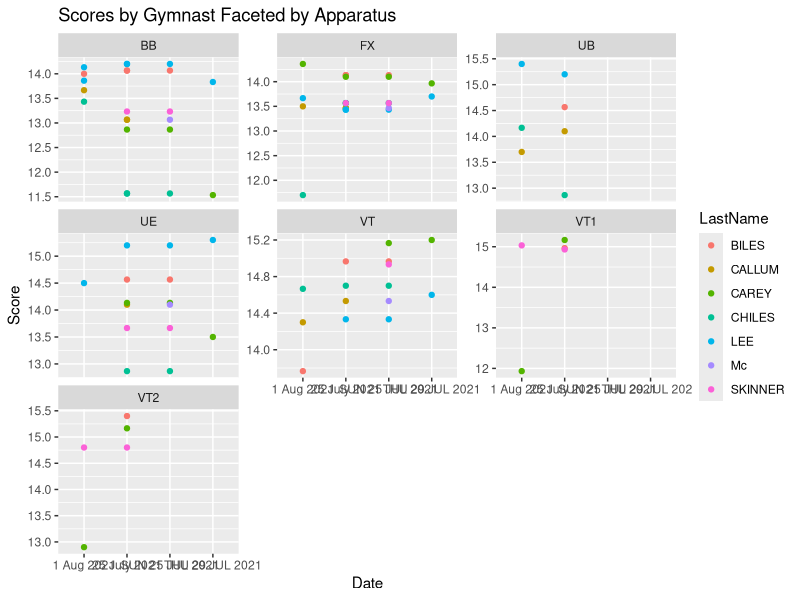
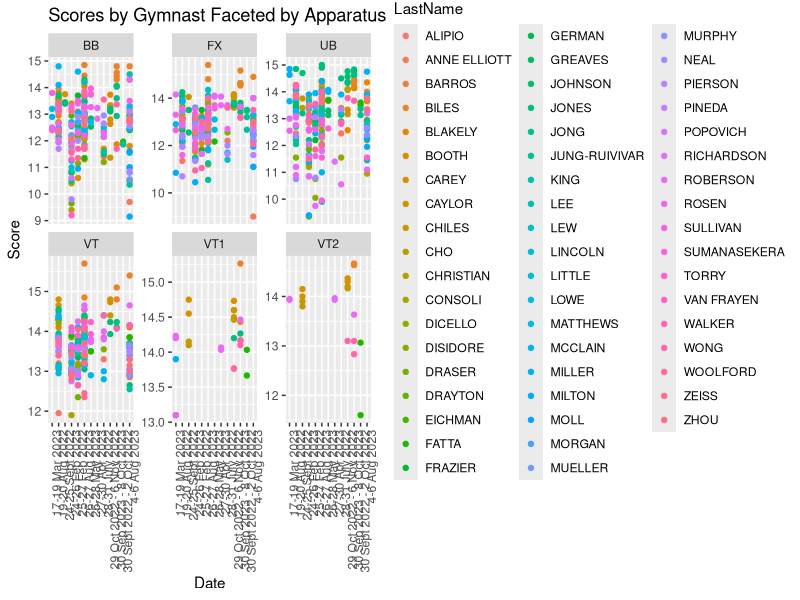

Source code (R) for these figures, in order:
## ---- chunk 1
knitr::opts_chunk$set(echo = TRUE)
## ---- chunk 2
library(readr)
library(dplyr)
library(tidyverse)
library(ggplot2)
## ---- chunk 3
data_2017_2021 <- read_csv("Cleaned Data/data_2017_2021.csv")
data_2022_2023 <- read_csv("Cleaned Data/data_2022_2023.csv")

data_2017_2021 <- data_2017_2021 %>% 
  drop_na(Score, E_Score, D_Score, Apparatus, Round, Location, Competition, Country, Gender)

data_2022_2023 <- data_2022_2023 %>% 
  drop_na(Score, E_Score, D_Score, Apparatus, Round, Location, Competition, Country, Gender)
## ---- chunk 4
# filter by gender, apparatus, qual vs final vs AAfinal vs AAqual vs team qual vs team final, country?
usa_women_17_21 <- data_2017_2021 %>%
  #filter(Gender== "m") %>%
  filter(Country == "USA") %>%
  group_by(Apparatus) %>%
  slice_max(order_by = Score, n = 5) %>%
  ungroup()

print(usa_women_17_21)

usa_men_22_23 <- data_2022_2023 %>%
  filter(Gender== "m") %>%
  filter(Country == "USA") %>%
  group_by(Apparatus) %>%
  slice_max(order_by = Score, n = 5) %>%
  ungroup()

print(usa_men_22_23)

usa_women_22_23 <- data_2022_2023 %>%
  filter(Gender== "w") %>%
  filter(Country == "USA") %>%
  group_by(Apparatus) %>%
  slice_max(order_by = Score, n = 5) %>%
  ungroup()

print(usa_women_22_23)
## ---- chunk 5
# ggplot(data_2017_2021, aes(x = Date, y = Score, color = Country)) +
#   geom_point() +
#   facet_wrap(~ Apparatus, scales = "free_y") +
#   labs(title = "Scores by Country Faceted by Apparatus")

data_2017_2021 %>%
  filter(Country == "USA") %>%
  ggplot(aes(x = Date, y = Score, color = LastName)) +
  geom_point() +
  facet_wrap(~ Apparatus, scales = "free_y") +
  labs(title = "Scores by Gymnast Faceted by Apparatus")

data_2022_2023 %>%
  filter(Country == "USA") %>%
  filter(Gender == "w") %>%
  ggplot(aes(x = Date, y = Score, color = LastName)) +
  geom_point() +
  facet_wrap(~ Apparatus, scales = "free_y") +
  labs(title = "Scores by Gymnast Faceted by Apparatus") +
  theme(axis.text.x = element_text(angle = 90, hjust = 1))

# data_2022_2023 %>%
#   filter(Country == "USA") %>%
#   filter(Gender == "m") %>%
#   ggplot(aes(x = Date, y = Score, color = LastName)) +
#   geom_point() +
#   facet_wrap(~ Apparatus, scales = "free_y") +
#   labs(title = "Scores by Gymnast Faceted by Apparatus")
